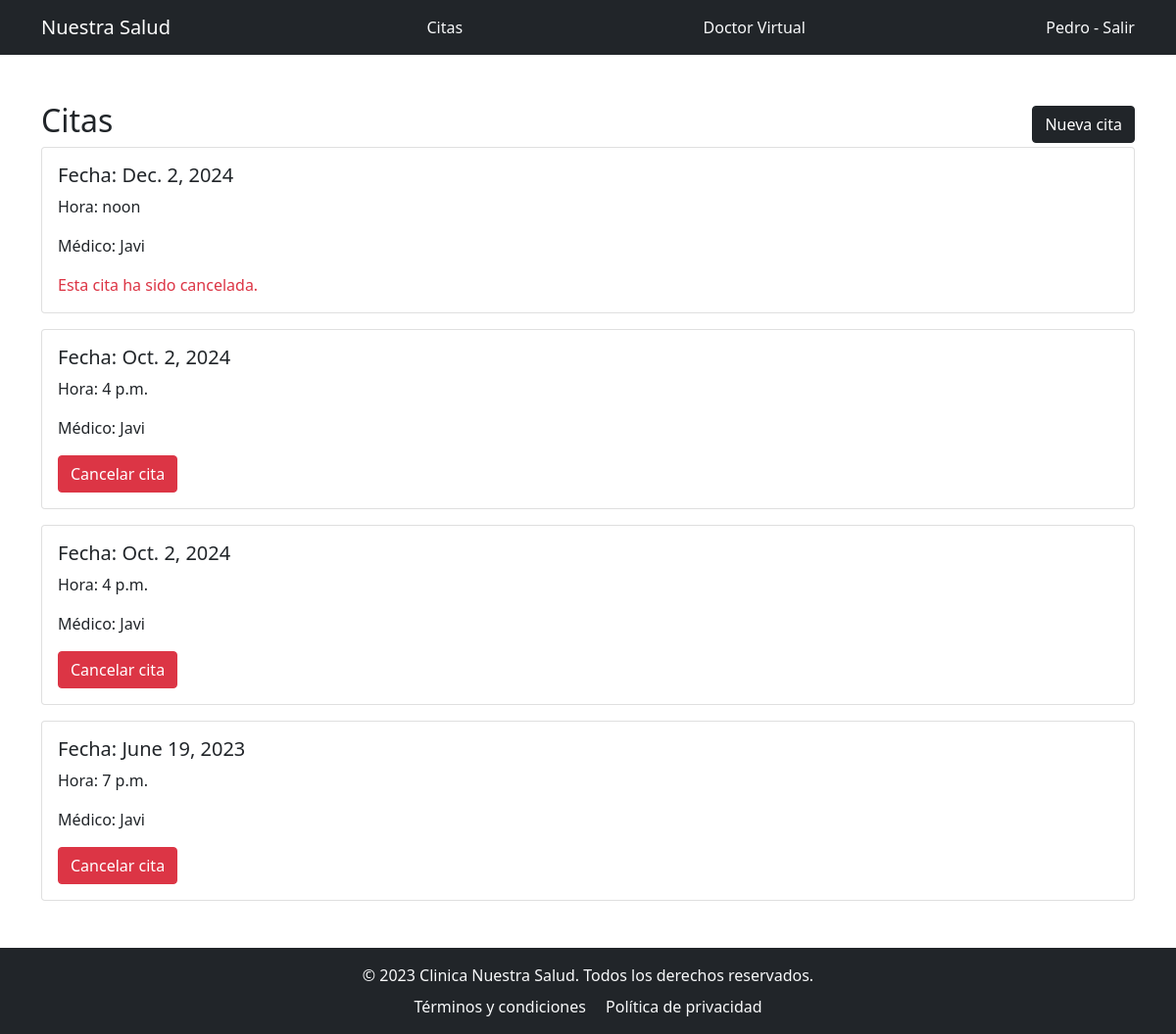
The app's page /clinic/citas/ (signed in), older data.
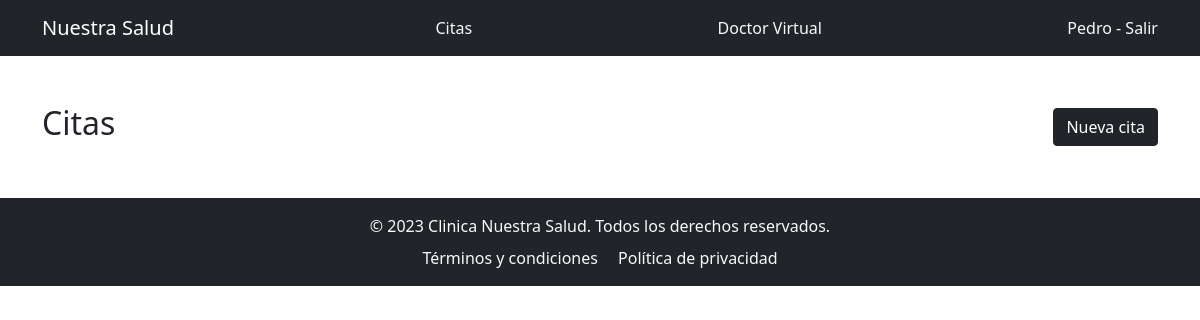
The same page, newer data.
### clinic/models.py (models this page shows, shortened)
class Cita(models.Model):
    fecha = models.DateField()
    hora = models.TimeField()
    medico = models.ForeignKey(Perfil, related_name='citas_doctor', on_delete=models.CASCADE)
    paciente = models.ForeignKey(Perfil, related_name='citas_paciente', on_delete=models.CASCADE)
    cancelada = models.BooleanField(default=False)

class Perfil(models.Model):
    TIPO_USUARIO_CHOICES = [
        ('PAC', 'Paciente'),
        ('DOC', 'Doctor'),
    ]
    user = models.OneToOneField(User, on_delete=models.CASCADE, related_name='perfil')
    tipo_usuario = models.CharField(max_length=3, choices=TIPO_USUARIO_CHOICES, default='PAC')

### clinic/views.py (the view)
# urls.py: path('citas/', views.CitasView.as_view(), name='citas'),
class CitasView(LoginRequiredMixin, ListView):
    model = Cita
    template_name = 'citas.html'
    def get_queryset(self):
        perfil = Perfil.objects.get(user=self.request.user)
        if perfil.tipo_usuario == 'DOC':
            today = timezone.localdate()
            return Cita.objects.filter(medico=perfil, fecha=today)
        else:
            return Cita.objects.filter(paciente=perfil)

### clinic/templates/citas.html
{% extends 'base.html' %}
{% block content %}
    <div class="d-flex justify-content-between align-items-center">
        <h2>Citas</h2>
        {% if request.user.perfil.tipo_usuario == 'PAC' %}
            <a href="{% url 'clinic:nueva_cita' %}" class="btn btn-dark">Nueva cita</a>
        {% endif %}
    </div>
    {% for cita in object_list %}
        <div class="card mb-3">
            <div class="card-body">
                <h5 class="card-title">Fecha: {{ cita.fecha }}</h5>
                <p class="card-text">Hora: {{ cita.hora }}</p>
                <p class="card-text">Médico: {{ cita.medico.user.username }}</p>
                {% if cita.cancelada %}
                    <p class="card-text text-danger">Esta cita ha sido cancelada.</p>
                {% else %}
                    {% if request.user.perfil.tipo_usuario == 'PAC' %}
                        <a href="{% url 'clinic:cancelar_cita' cita.id %}" class="btn btn-danger">Cancelar cita</a>
                    {% endif %}
                {% endif %}
            </div>
        </div>
    {% endfor %}
{% endblock %}

Row changes from the older to the newer data that the page shows:
removed Cita: fecha "Dec. 2, 2024", hora "noon", medico.user.username "Javi", cancelada "Esta cita ha sido cancelada."
removed Cita: fecha "Oct. 2, 2024", hora "4 p.m.", medico.user.username "Javi", cancelada "Cancelar cita"
removed Cita: fecha "Oct. 2, 2024", hora "4 p.m.", medico.user.username "Javi", cancelada "Cancelar cita"
removed Cita: fecha "June 19, 2023", hora "7 p.m.", medico.user.username "Javi", cancelada "Cancelar cita"
